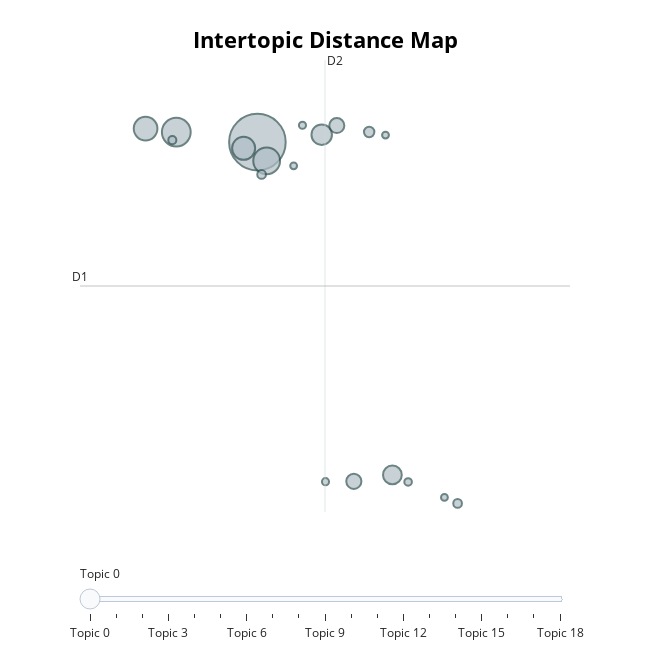

This figure's notebook cell:
### Code cell
#original_topics = topics.copy()
topic_model.topics_ = original_topics
topic_model.visualize_topics()

### Figure 1 — Plotly figure (JSON) as saved in the notebook; plotly's stock layout.template omitted (floating-point values rounded to 4 significant figures)
{"data": [{"customdata": [[0, "evolution | selection | evolutionary | species | natural", 891], [1, "evolution | cultural | culture | selection | group", 231], [2, "molecular | biology | life | history | synthetic", 200], [3, "mind | language | human | cognition | theory", 156], [4, "mechanisms | explanation | neuroscience | discovering | mechanistic", 148], [5, "darwin | philosophy | life | preservation | favoured", 117], [6, "scientific | knowledge | science | revolutions | policy", 98], [7, "health | mental | functions | disease | concept", 64], [8, "race | human | diversity | genetic | concept", 63], [9, "descent | relation | man | sex | selection", 30], [10, "inducing | substance | pneumococcal | chemical | types", 21], [11, "persons | pure | justice | reasons | critique", 21], [12, "princeton | evolved | morality | instincts | veneer", 18], [13, "england | seventeenth | civility | truth | century", 16], [14, "helicobacter | ulcers | microbiomes | pylori | comparison", 14], [15, "biodiversity | environmental | conservation | introduction | biogeography", 14], [16, "gender | sexing | sexuality | body | politics", 13], [17, "eradication | epidemics | infectious | histories | equilibrium", 13], [18, "happen | causal | making | things | explanation", 13]], "hovertemplate": "<b>Topic %{customdata[0]}</b><br>%{customdata[1]}<br>Size: %{customdata[2]}", "legendgroup": "", "marker": {"color": "#B0BEC5", "line": {"color": "DarkSlateGrey", "width": 2}, "size": [891, 231, 200, 156, 148, 117, 98, 64, 63, 30, 21, 21, 18, 16, 14, 14, 13, 13, 13], "sizemode": "area", "sizeref": 0.5569, "symbol": "circle"}, "mode": "markers", "name": "", "orientation": "v", "showlegend": false, "type": "scatter", "x": [7.826, 6.67, 7.958, 6.233, 7.63, 8.743, 9.75, 9.201, 8.958, 9.419, 7.886, 10.68, 6.614, 9.974, 8.797, 8.469, 9.652, 8.343, 10.49], "xaxis": "x", "y": [15.81, 16.19, 15.11, 16.32, 15.58, 16.1, 3.243, 3.001, 16.44, 16.2, 14.59, 2.166, 15.89, 2.977, 2.987, 16.45, 16.08, 14.92, 2.393], "yaxis": "y"}], "layout": {"annotations": [{"showarrow": false, "text": "D1", "x": 5.298, "y": 10.38, "yshift": 10}, {"showarrow": false, "text": "D2", "x": 8.79, "xshift": 10, "y": 18.92}], "height": 650, "hoverlabel": {"bgcolor": "white", "font": {"family": "Rockwell", "size": 16}}, "legend": {"itemsizing": "constant", "tracegroupgap": 0}, "margin": {"t": 60}, "shapes": [{"line": {"color": "#CFD8DC", "width": 2}, "type": "line", "x0": 8.79, "x1": 8.79, "y0": 1.841, "y1": 18.92}, {"line": {"color": "#9E9E9E", "width": 2}, "type": "line", "x0": 5.298, "x1": 12.28, "y0": 10.38, "y1": 10.38}], "sliders": [{"active": 0, "pad": {"t": 50}, "steps": [{"args": [{"marker.color": [["red", "#B0BEC5", "#B0BEC5", "#B0BEC5", "#B0BEC5", "#B0BEC5", "#B0BEC5", "#B0BEC5", "#B0BEC5", "#B0BEC5", "#B0BEC5", "#B0BEC5", "#B0BEC5", "#B0BEC5", "#B0BEC5", "#B0BEC5", "#B0BEC5", "#B0BEC5", "#B0BEC5"]]}], "label": "Topic 0", "method": "update"}, {"args": [{"marker.color": [["#B0BEC5", "red", "#B0BEC5", "#B0BEC5", "#B0BEC5", "#B0BEC5", "#B0BEC5", "#B0BEC5", "#B0BEC5", "#B0BEC5", "#B0BEC5", "#B0BEC5", "#B0BEC5", "#B0BEC5", "#B0BEC5", "#B0BEC5", "#B0BEC5", "#B0BEC5", "#B0BEC5"]]}], "label": "Topic 1", "method": "update"}, {"args": [{"marker.color": [["#B0BEC5", "#B0BEC5", "red", "#B0BEC5", "#B0BEC5", "#B0BEC5", "#B0BEC5", "#B0BEC5", "#B0BEC5", "#B0BEC5", "#B0BEC5", "#B0BEC5", "#B0BEC5", "#B0BEC5", "#B0BEC5", "#B0BEC5", "#B0BEC5", "#B0BEC5", "#B0BEC5"]]}], "label": "Topic 2", "method": "update"}, {"args": [{"marker.color": [["#B0BEC5", "#B0BEC5", "#B0BEC5", "red", "#B0BEC5", "#B0BEC5", "#B0BEC5", "#B0BEC5", "#B0BEC5", "#B0BEC5", "#B0BEC5", "#B0BEC5", "#B0BEC5", "#B0BEC5", "#B0BEC5", "#B0BEC5", "#B0BEC5", "#B0BEC5", "#B0BEC5"]]}], "label": "Topic 3", "method": "update"}, {"args": [{"marker.color": [["#B0BEC5", "#B0BEC5", "#B0BEC5", "#B0BEC5", "red", "#B0BEC5", "#B0BEC5", "#B0BEC5", "#B0BEC5", "#B0BEC5", "#B0BEC5", "#B0BEC5", "#B0BEC5", "#B0BEC5", "#B0BEC5", "#B0BEC5", "#B0BEC5", "#B0BEC5", "#B0BEC5"]]}], "label": "Topic 4", "method": "update"}, {"args": [{"marker.color": [["#B0BEC5", "#B0BEC5", "#B0BEC5", "#B0BEC5", "#B0BEC5", "red", "#B0BEC5", "#B0BEC5", "#B0BEC5", "#B0BEC5", "#B0BEC5", "#B0BEC5", "#B0BEC5", "#B0BEC5", "#B0BEC5", "#B0BEC5", "#B0BEC5", "#B0BEC5", "#B0BEC5"]]}], "label": "Topic 5", "method": "update"}, {"args": [{"marker.color": [["#B0BEC5", "#B0BEC5", "#B0BEC5", "#B0BEC5", "#B0BEC5", "#B0BEC5", "red", "#B0BEC5", "#B0BEC5", "#B0BEC5", "#B0BEC5", "#B0BEC5", "#B0BEC5", "#B0BEC5", "#B0BEC5", "#B0BEC5", "#B0BEC5", "#B0BEC5", "#B0BEC5"]]}], "label": "Topic 6", "method": "update"}, {"args": [{"marker.color": [["#B0BEC5", "#B0BEC5", "#B0BEC5", "#B0BEC5", "#B0BEC5", "#B0BEC5", "#B0BEC5", "red", "#B0BEC5", "#B0BEC5", "#B0BEC5", "#B0BEC5", "#B0BEC5", "#B0BEC5", "#B0BEC5", "#B0BEC5", "#B0BEC5", "#B0BEC5", "#B0BEC5"]]}], "label": "Topic 7", "method": "update"}, {"args": [{"marker.color": [["#B0BEC5", "#B0BEC5", "#B0BEC5", "#B0BEC5", "#B0BEC5", "#B0BEC5", "#B0BEC5", "#B0BEC5", "red", "#B0BEC5", "#B0BEC5", "#B0BEC5", "#B0BEC5", "#B0BEC5", "#B0BEC5", "#B0BEC5", "#B0BEC5", "#B0BEC5", "#B0BEC5"]]}], "label": "Topic 8", "method": "update"}, {"args": [{"marker.color": [["#B0BEC5", "#B0BEC5", "#B0BEC5", "#B0BEC5", "#B0BEC5", "#B0BEC5", "#B0BEC5", "#B0BEC5", "#B0BEC5", "red", "#B0BEC5", "#B0BEC5", "#B0BEC5", "#B0BEC5", "#B0BEC5", "#B0BEC5", "#B0BEC5", "#B0BEC5", "#B0BEC5"]]}], "label": "Topic 9", "method": "update"}, {"args": [{"marker.color": [["#B0BEC5", "#B0BEC5", "#B0BEC5", "#B0BEC5", "#B0BEC5", "#B0BEC5", "#B0BEC5", "#B0BEC5", "#B0BEC5", "#B0BEC5", "red", "#B0BEC5", "#B0BEC5", "#B0BEC5", "#B0BEC5", "#B0BEC5", "#B0BEC5", "#B0BEC5", "#B0BEC5"]]}], "label": "Topic 10", "method": "update"}, {"args": [{"marker.color": [["#B0BEC5", "#B0BEC5", "#B0BEC5", "#B0BEC5", "#B0BEC5", "#B0BEC5", "#B0BEC5", "#B0BEC5", "#B0BEC5", "#B0BEC5", "#B0BEC5", "red", "#B0BEC5", "#B0BEC5", "#B0BEC5", "#B0BEC5", "#B0BEC5", "#B0BEC5", "#B0BEC5"]]}], "label": "Topic 11", "method": "update"}, {"args": [{"marker.color": [["#B0BEC5", "#B0BEC5", "#B0BEC5", "#B0BEC5", "#B0BEC5", "#B0BEC5", "#B0BEC5", "#B0BEC5", "#B0BEC5", "#B0BEC5", "#B0BEC5", "#B0BEC5", "red", "#B0BEC5", "#B0BEC5", "#B0BEC5", "#B0BEC5", "#B0BEC5", "#B0BEC5"]]}], "label": "Topic 12", "method": "update"}, {"args": [{"marker.color": [["#B0BEC5", "#B0BEC5", "#B0BEC5", "#B0BEC5", "#B0BEC5", "#B0BEC5", "#B0BEC5", "#B0BEC5", "#B0BEC5", "#B0BEC5", "#B0BEC5", "#B0BEC5", "#B0BEC5", "red", "#B0BEC5", "#B0BEC5", "#B0BEC5", "#B0BEC5", "#B0BEC5"]]}], "label": "Topic 13", "method": "update"}, {"args": [{"marker.color": [["#B0BEC5", "#B0BEC5", "#B0BEC5", "#B0BEC5", "#B0BEC5", "#B0BEC5", "#B0BEC5", "#B0BEC5", "#B0BEC5", "#B0BEC5", "#B0BEC5", "#B0BEC5", "#B0BEC5", "#B0BEC5", "red", "#B0BEC5", "#B0BEC5", "#B0BEC5", "#B0BEC5"]]}], "label": "Topic 14", "method": "update"}, {"args": [{"marker.color": [["#B0BEC5", "#B0BEC5", "#B0BEC5", "#B0BEC5", "#B0BEC5", "#B0BEC5", "#B0BEC5", "#B0BEC5", "#B0BEC5", "#B0BEC5", "#B0BEC5", "#B0BEC5", "#B0BEC5", "#B0BEC5", "#B0BEC5", "red", "#B0BEC5", "#B0BEC5", "#B0BEC5"]]}], "label": "Topic 15", "method": "update"}, {"args": [{"marker.color": [["#B0BEC5", "#B0BEC5", "#B0BEC5", "#B0BEC5", "#B0BEC5", "#B0BEC5", "#B0BEC5", "#B0BEC5", "#B0BEC5", "#B0BEC5", "#B0BEC5", "#B0BEC5", "#B0BEC5", "#B0BEC5", "#B0BEC5", "#B0BEC5", "red", "#B0BEC5", "#B0BEC5"]]}], "label": "Topic 16", "method": "update"}, {"args": [{"marker.color": [["#B0BEC5", "#B0BEC5", "#B0BEC5", "#B0BEC5", "#B0BEC5", "#B0BEC5", "#B0BEC5", "#B0BEC5", "#B0BEC5", "#B0BEC5", "#B0BEC5", "#B0BEC5", "#B0BEC5", "#B0BEC5", "#B0BEC5", "#B0BEC5", "#B0BEC5", "red", "#B0BEC5"]]}], "label": "Topic 17", "method": "update"}, {"args": [{"marker.color": [["#B0BEC5", "#B0BEC5", "#B0BEC5", "#B0BEC5", "#B0BEC5", "#B0BEC5", "#B0BEC5", "#B0BEC5", "#B0BEC5", "#B0BEC5", "#B0BEC5", "#B0BEC5", "#B0BEC5", "#B0BEC5", "#B0BEC5", "#B0BEC5", "#B0BEC5", "#B0BEC5", "red"]]}], "label": "Topic 18", "method": "update"}]}], "title": {"font": {"color": "Black", "size": 22}, "text": "<b>Intertopic Distance Map</b>", "x": 0.5, "xanchor": "center", "y": 0.95, "yanchor": "top"}, "width": 650, "xaxis": {"anchor": "y", "domain": [0, 1], "range": [5.298, 12.28], "title": {"text": ""}, "visible": false}, "yaxis": {"anchor": "x", "domain": [0, 1], "range": [1.841, 18.92], "title": {"text": ""}, "visible": false}}}
